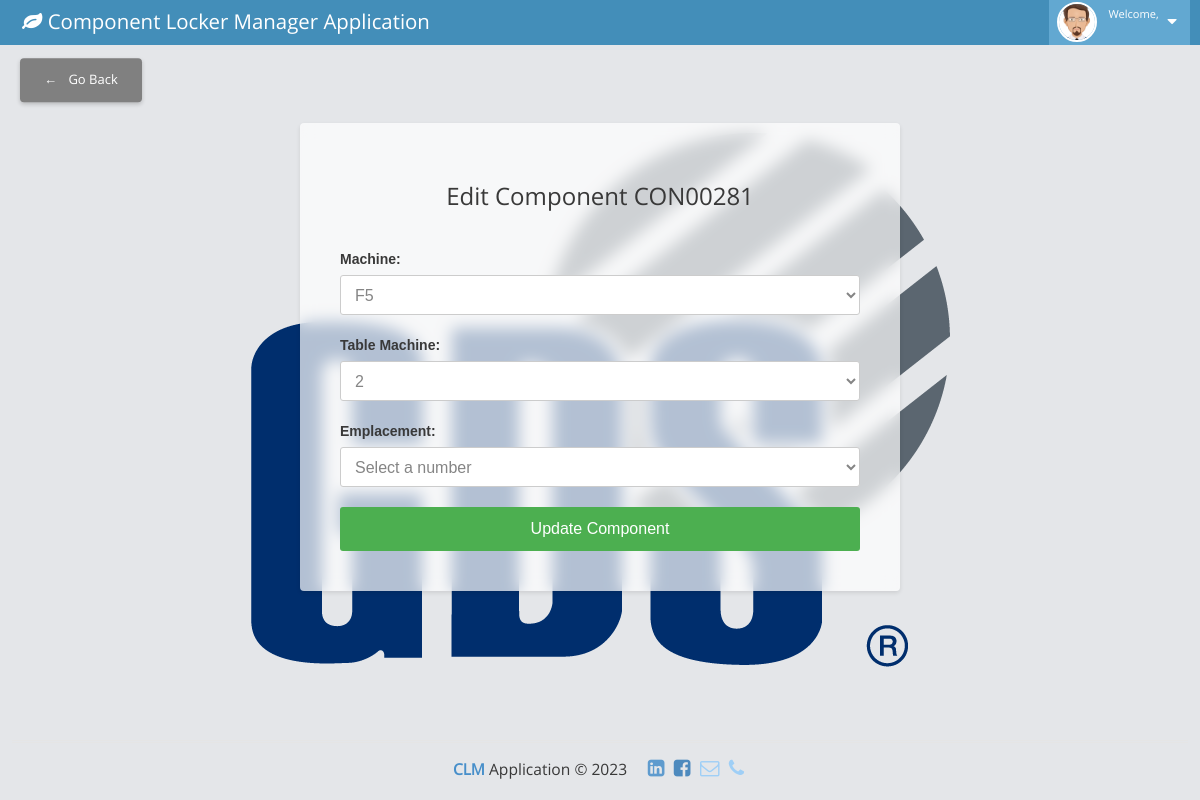
The page /Admin_production/edit_component.php?id_component=111 on the database its author committed.
### tables this page shows
CREATE TABLE `component` (
  `id_component` int(50) NOT NULL,
  `Codice` varchar(50) NOT NULL,
  `Product_name` varchar(40) NOT NULL,
  `Machine` varchar(20) NOT NULL,
  `Table_Machine` int(11) NOT NULL,
  `Emplacement` varchar(11) NOT NULL
);

### Admin_production/edit_component.php (the view, shortened to what this page needs)
<?php include '../config.php' ?>
<?php include '../header.php'; ?>
<?php
if (isset($_GET['id_component'])) {
    $id_component = $_GET['id_component'];
    $query = "SELECT * FROM component WHERE id_component = '$id_component'";
    $result = mysqli_query($conn, $query);
    if ($result && mysqli_num_rows($result) > 0) {
        $component = mysqli_fetch_assoc($result);
        ?>
        <a href="Products_list.php" style="position: fixed; left: 20px; top: 80px; transform: translateY(-50%); display: block; background-color: gray; color: #fff; text-decoration: none; padding: 12px 24px; border-radius: 4px; box-shadow: 0 2px 4px rgba(0, 0, 0, 0.2);">
            <i style="margin-right: 8px;">&larr;</i> Go Back
        </a>
		<br><br><br><br>
<div  style=" font-family: Arial, sans-serif;
            display: flex;
            align-items: center;
            justify-content: center;
            ">
    <div style=" width: 80%;
            max-width: 600px;
            margin: 0 auto;
            padding: 40px;
            border-radius: 5px;
            box-shadow: 0 2px 5px rgba(0, 0, 0, 0.1);
            background-color: rgba(255, 255, 255, 0.7); /* Set the background color with opacity */
  border-radius: 4px;
  box-shadow: 0 2px 4px rgba(0, 0, 0, 0.1);
  backdrop-filter: blur(8px);
        }">
        <h2  style="text-align: center;
            font-size: 24px;
            margin-bottom: 20px;">Edit Component <?php echo $component['Codice']; ?></h2>
        <form method="POST">
            <input type="hidden" name="product_name"  value="<?php echo $component['Product_name']; ?>"><br>
        <div style="margin-bottom: 20px;">
  <label for="machine" style="display: block; font-weight: bold; margin-bottom: 5px;">Machine:</label>
  <select id="machine" name="machine" style="width: 100%; height:40px; padding: 10px; border-radius: 3px; border: 1px solid #ccc; font-size: 16px;">
    <option value="F5" <?php if ($component['Machine'] === 'F5') echo 'selected'; ?>>F5</option>
  </select>
</div>
<div style="margin-bottom: 20px;">
  <label for="table_machine" style="display: block; font-weight: bold; margin-bottom: 5px;">Table Machine:</label>
  <select id="table_machine" name="table_machine" style="width: 100%; height:40px; padding: 10px; border-radius: 3px; border: 1px solid #ccc; font-size: 16px;">
    <option value="2" <?php if ($component['Table_Machine'] === '2') echo 'selected'; ?>>2</option>
  </select>
</div>
<div style="margin-bottom: 20px;">
  <label for="emplacement" style="display: block;  font-weight: bold; margin-bottom: 5px;">Emplacement:</label>
  <select id="emplacement" name="emplacement" style="width: 100%; height:40px; padding: 10px; border-radius: 3px; border: 1px solid #ccc; font-size: 16px; overflow-y: auto; max-height: 150px;">
    <option value="">Select a number</option>
  </select>
</div>
            <button type="submit"   style=" display: block;
            width: 100%;
            padding: 10px;
            background-color: #4CAF50;
            color: #fff;
            border: none;
            border-radius: 3px;
            cursor: pointer;
            font-size: 16px;">Update Component</button>
        </form>
    </div>
    </div>
        <?php
    } else {
        echo 'Component not found.';
    }
}
?>
<?php include '../footer.php'; ?>

### header.php (style rules this page uses)
body { background-image: url("assets/gds-logo.png"); background-repeat: no-repeat; background-position: center; }

### rows shown on the page
component: Codice "CON00281", machine "F5", table_machine "2"
